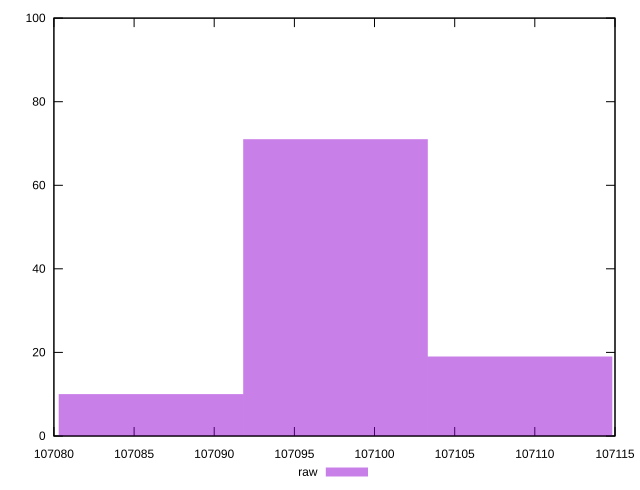

This chart was generated by the following gnuplot code:
reset
set terminal svg size 640, 490 enhanced background rgb 'white'
set output "report_00007_2020-12-11T15:55:29.892Z/total-byte-weight/samples/pages+cached+noexternal+nofonts+nosvg+noimg/raw/histogram.svg"

$raw <<EOF
107097.5633460897 71
107109.07178831472 19
107086.05490386467 10
EOF

set key outside below
set boxwidth 11.508442225025757
set yrange [0:100]
set style fill transparent solid 0.5 noborder

plot \
  $raw title "raw" with boxes, \


reset
